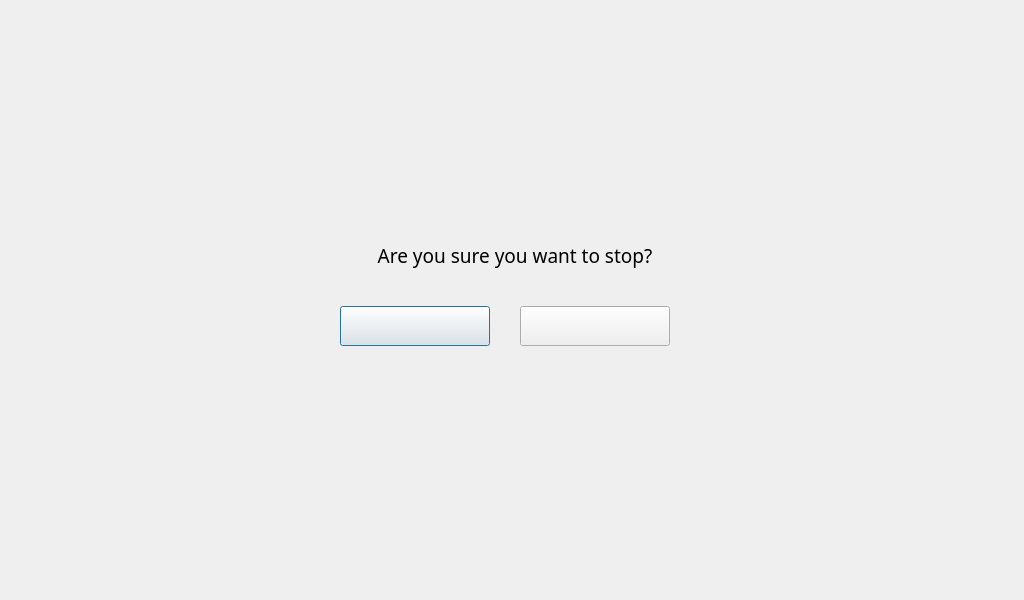
<?xml version="1.0" encoding="UTF-8"?>
<ui version="4.0">
 <class>Dialog</class>
 <widget class="QDialog" name="Dialog">
  <property name="geometry">
   <rect>
    <x>0</x>
    <y>0</y>
    <width>1024</width>
    <height>600</height>
   </rect>
  </property>
  <property name="font">
   <font>
    <family>NanumSquare</family>
   </font>
  </property>
  <property name="windowTitle">
   <string>Dialog</string>
  </property>
  <property name="styleSheet">
   <string notr="true"/>
  </property>
  <widget class="QPushButton" name="Button_ok">
   <property name="geometry">
    <rect>
     <x>340</x>
     <y>306</y>
     <width>150</width>
     <height>40</height>
    </rect>
   </property>
   <property name="styleSheet">
    <string notr="true">QPushButton {
	border-image: url(:/Icon/yes_pressed.png);
}

QPushButton:pressed {
	border-image: url(:/Icon/yes.png);
}

</string>
   </property>
   <property name="text">
    <string/>
   </property>
  </widget>
  <widget class="QPushButton" name="Button_cancel">
   <property name="geometry">
    <rect>
     <x>520</x>
     <y>306</y>
     <width>150</width>
     <height>40</height>
    </rect>
   </property>
   <property name="styleSheet">
    <string notr="true">QPushButton {
	border-image: url(:/Icon/no_pressed.png);
}

QPushButton:pressed {
	border-image: url(:/Icon/no.png);
}
</string>
   </property>
   <property name="text">
    <string/>
   </property>
  </widget>
  <widget class="QLabel" name="label_8">
   <property name="geometry">
    <rect>
     <x>270</x>
     <y>210</y>
     <width>470</width>
     <height>150</height>
    </rect>
   </property>
   <property name="font">
    <font>
     <family>NanumSquare</family>
    </font>
   </property>
   <property name="styleSheet">
    <string notr="true">border-image: url(:/Icon/set_sel_on_box.png);</string>
   </property>
   <property name="text">
    <string/>
   </property>
  </widget>
  <widget class="QLabel" name="label">
   <property name="geometry">
    <rect>
     <x>0</x>
     <y>0</y>
     <width>1024</width>
     <height>600</height>
    </rect>
   </property>
   <property name="styleSheet">
    <string notr="true">border-image: url(:/Icon/Measurement capture.png);</string>
   </property>
   <property name="text">
    <string/>
   </property>
  </widget>
  <widget class="QLabel" name="label_9">
   <property name="geometry">
    <rect>
     <x>306</x>
     <y>236</y>
     <width>51</width>
     <height>41</height>
    </rect>
   </property>
   <property name="styleSheet">
    <string notr="true">image: url(:/Icon/question mark.png);</string>
   </property>
   <property name="text">
    <string/>
   </property>
  </widget>
  <widget class="QLabel" name="label_11">
   <property name="geometry">
    <rect>
     <x>350</x>
     <y>230</y>
     <width>330</width>
     <height>50</height>
    </rect>
   </property>
   <property name="font">
    <font>
     <family>NanumSquare</family>
     <pointsize>14</pointsize>
    </font>
   </property>
   <property name="styleSheet">
    <string notr="true"/>
   </property>
   <property name="text">
    <string>Are you sure you want to stop?</string>
   </property>
   <property name="alignment">
    <set>Qt::AlignCenter</set>
   </property>
  </widget>
  <zorder>label</zorder>
  <zorder>label_8</zorder>
  <zorder>Button_ok</zorder>
  <zorder>Button_cancel</zorder>
  <zorder>label_9</zorder>
  <zorder>label_11</zorder>
 </widget>
 <resources>
  <include location="Icon/Icon.qrc"/>
 </resources>
 <connections/>
</ui>
